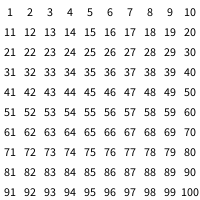
Frame 1 (no input)
Frame 60 (the mouse pressed at the canvas centre just before this capture): identical to frame 1, image omitted
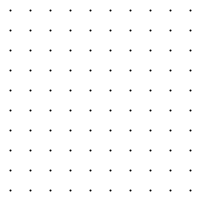
Frame 120 (the mouse held since frame 60 and released just before this capture)

The Processing sketch that drew these frames (run headless with seeded random() and noise(); from frame 60 on, the mouse is pressed at the canvas centre):

// Processing sketch: init_1_c_double_boucle_grille
// ── init_1_c_double_boucle_grille.pde
void setup() {
  size(200,200) ;
}

int count ;
void draw() {
  background(255) ;
  int step = 20 ;
  stroke(0) ;
  fill(0) ;
  strokeWeight(2) ;
  textAlign(CENTER) ;
  int size_text = 12 ;
  textSize(size_text) ;
  
  for(int i = 0 ; i < width ; i++) {
    for(int j = 0 ; j < height ; j++) {
      if(i%step == 0 && j%step == 0 ) {
        int x = j +step/2 ;
        int y = i +step/2 ;
        count++ ;
        if(mousePressed) { 
          point(x,y) ;
        } else {
          int pos_text_y = y +(size_text/2) ;
          text(count, x, pos_text_y) ;
        }
      }
    }
  }
  count = 0 ;
}
